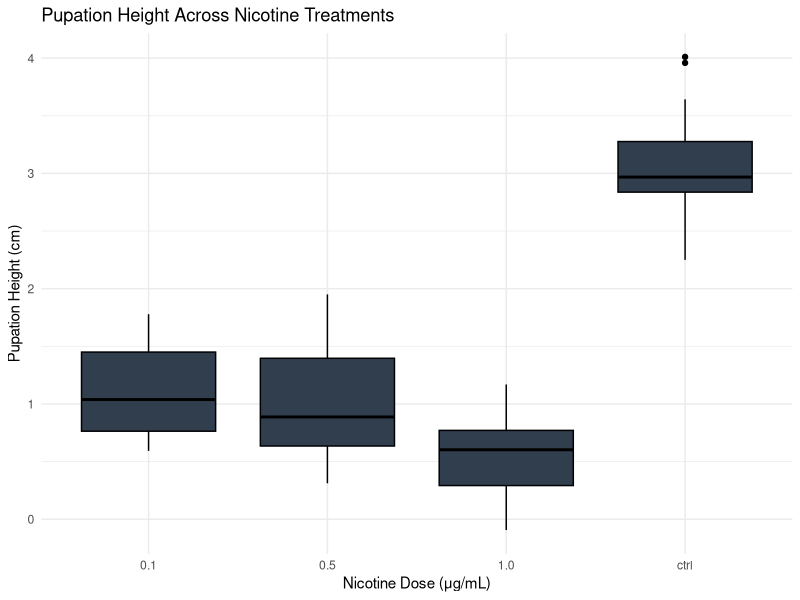
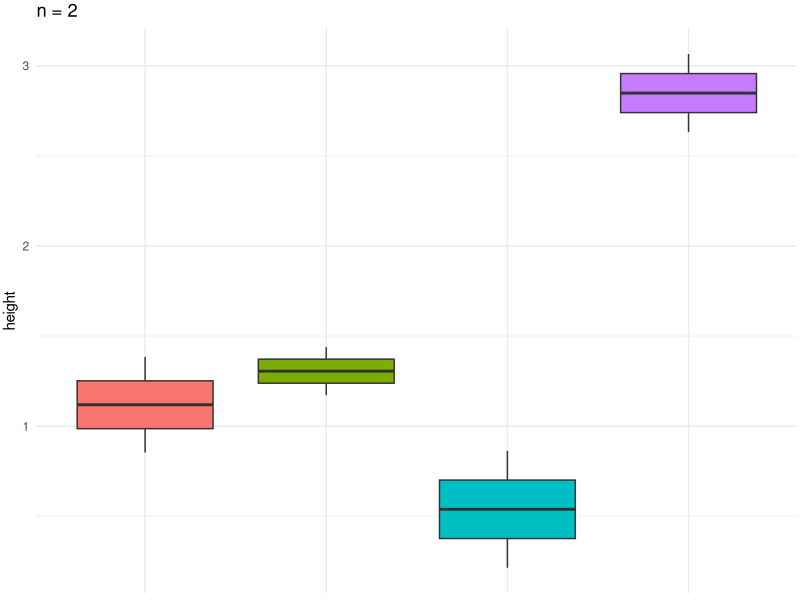
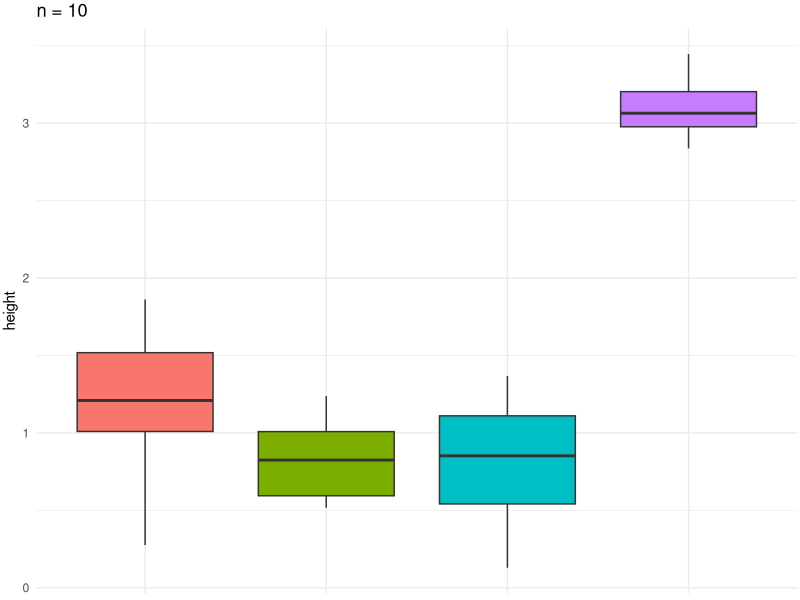
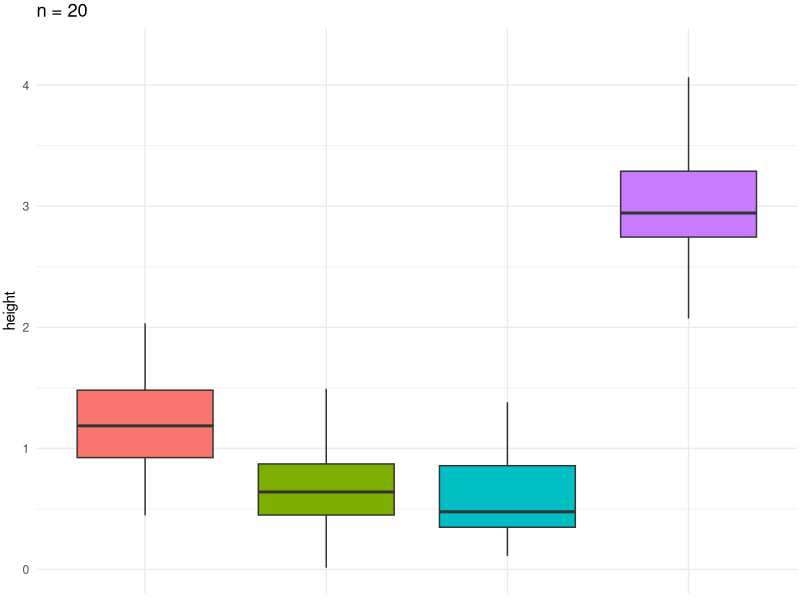
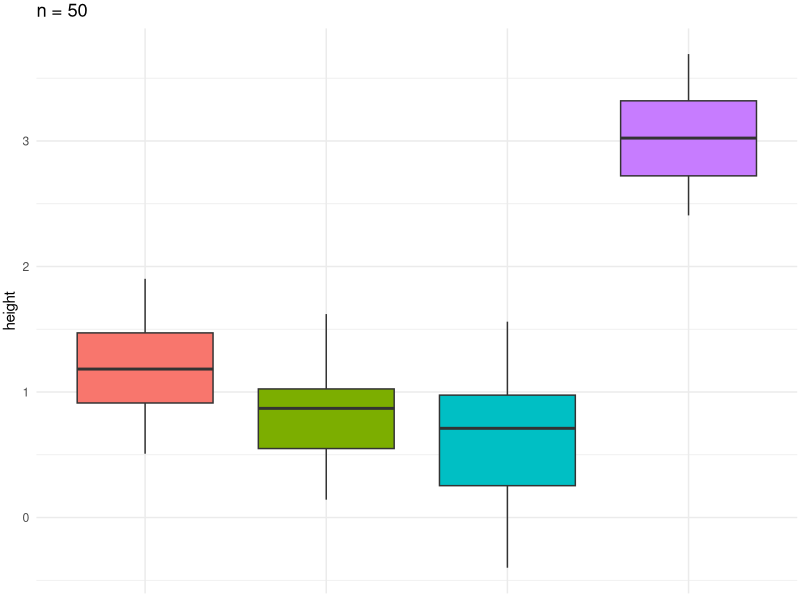
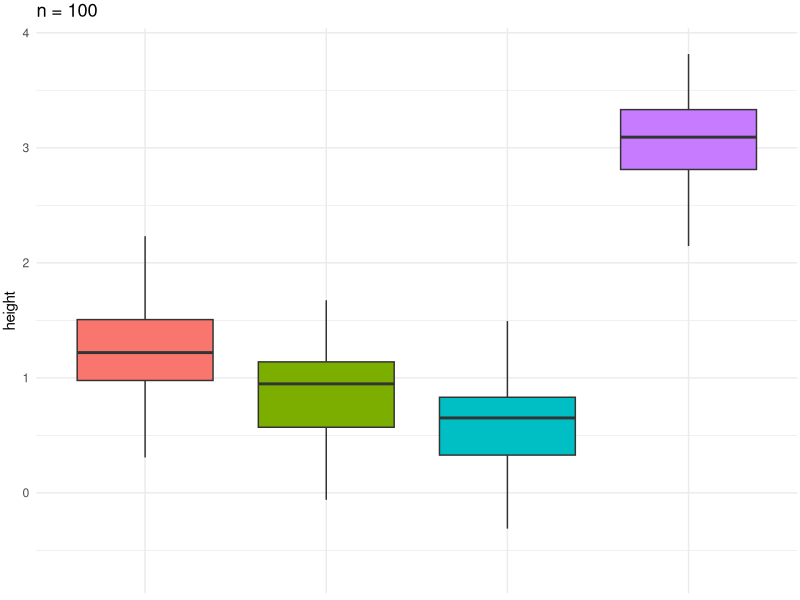
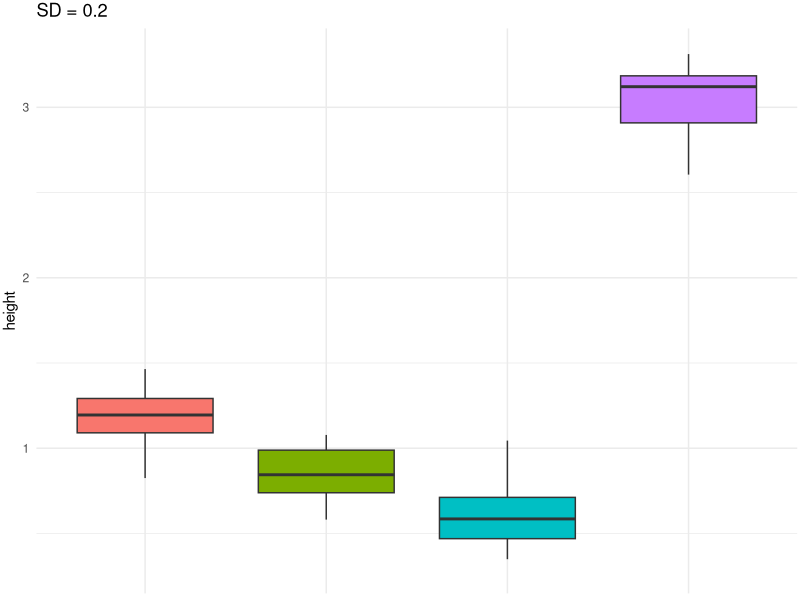
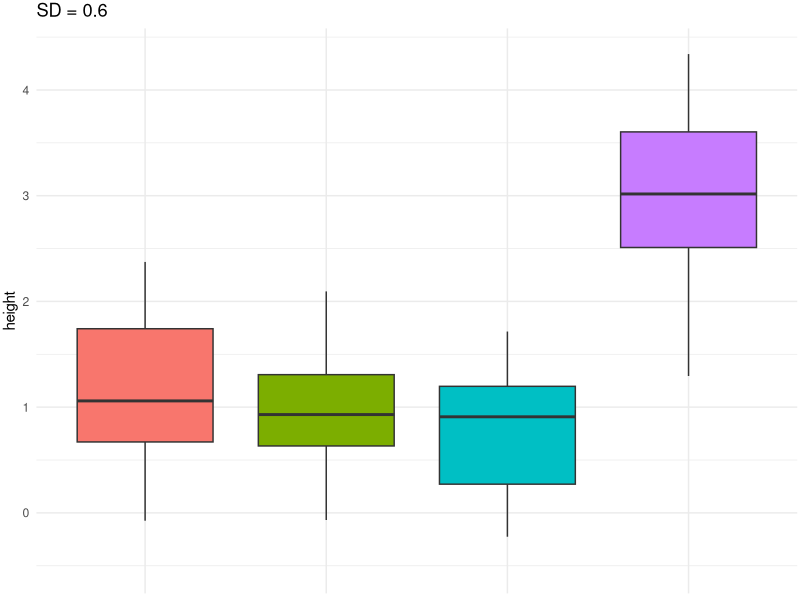

Write the R code that produced these figures, in order.
# Homework 6
# Creating Fake Data Sets To Explore Hypotheses
# Feb 19 2025
# SMS

# Create dataset
set.seed(321)
sampleS <- floor(runif(1, min = 5, max = 20))
nic_dose <- rep(c("ctrl", "0.1", "0.5", "1.0"), each = sampleS)
means <- rep(c(3.03, 1.20, 0.86, 0.6), each = sampleS)
height <- rnorm(length(nic_dose), mean = means, sd = 0.4)

nic_data <- data.frame(nic_dose,height)
print(nic_data)

# Quick plot
library(ggplot2)
ggplot(data = nic_data, aes(x = nic_dose, y = height)) +
  geom_boxplot(fill = "#303E4E", color = "black") +
  labs(title = "Pupation Height Across Nicotine Treatments", x = "Nicotine Dose (μg/mL)", y = "Pupation Height (cm)") +
  theme_minimal()

# ANOVA analysis
nicAOV <- aov(height ~ nic_dose, data = nic_data)
nic_summary <- summary(nicAOV)
print(nic_summary)

# Extract and print p-value
p_value <- nic_summary[[1]][["Pr(>F)"]][1]
cat("ANOVA p-value:", p_value, "\n")


# For loop takes given sample sizes (i)
# recreates dataset based on i and outputs p value and boxplot
sample_sizes <- c(2, 10, 20, 50, 100)

for (i in sample_sizes) {
  cat("Sample size =", i, "\n")

  # Generate data
  nic_dose <- rep(c("ctrl", "0.1", "0.5", "1.0"), each = i)
  means <- rep(c(3.03, 1.20, 0.86, 0.6), each = i)
  height <- rnorm(length(nic_dose), mean = means, sd = 0.4)
  nic_data <- data.frame(nic_dose, height)

  # Run ANOVA and extract p-value
  nicAOV <- aov(height ~ nic_dose, data = nic_data)
  p_value <- summary(nicAOV)[[1]][["Pr(>F)"]][1]

  # Print the p-value
  cat("P-value:", p_value, "\n\n")

  # Generate and print the boxplot
  box_plot <- ggplot(nic_data, aes(x = nic_dose, y = height, fill = nic_dose)) +
    geom_boxplot(outlier.shape = NA) +
    theme_minimal() +
    theme(legend.position = "none",
          axis.title.x = element_blank(),
          axis.text.x = element_blank(),
          axis.ticks.x = element_blank(),
          plot.margin = margin(2, 2, 2, 2)) +
    ggtitle(paste("n =", i))

  print(box_plot)
}



# For loop takes given mulipliers (i) and assesses the effect on SD
# recreates dataset based on i and outputs p value and boxplot
multiplier <- c(0.5, 1.5, 2.5)

for (i in multiplier) {
  cat("Standard Diviation =", 0.4*i, "\n")

  # Generate data
  nic_dose <- rep(c("ctrl", "0.1", "0.5", "1.0"), each = sampleS)
  means <- rep(c(3.03, 1.20, 0.86, 0.6), each = sampleS)
  height <- rnorm(length(nic_dose), mean = means, sd = 0.4*i)
  nic_data <- data.frame(nic_dose, height)

  # Run ANOVA and extract p-value
  nicAOV <- aov(height ~ nic_dose, data = nic_data)
  p_value <- summary(nicAOV)[[1]][["Pr(>F)"]][1]

  # Print the p-value
  cat("P-value:", p_value, "\n\n")

  # Generate and print the boxplot
  box_plot <- ggplot(nic_data, aes(x = nic_dose, y = height, fill = nic_dose)) +
    geom_boxplot(outlier.shape = NA) +
    theme_minimal() +
    theme(legend.position = "none",
          axis.title.x = element_blank(),
          axis.text.x = element_blank(),
          axis.ticks.x = element_blank(),
          plot.margin = margin(2, 2, 2, 2)) +
    ggtitle(paste("SD =", 0.4*i))

  print(box_plot)
}






